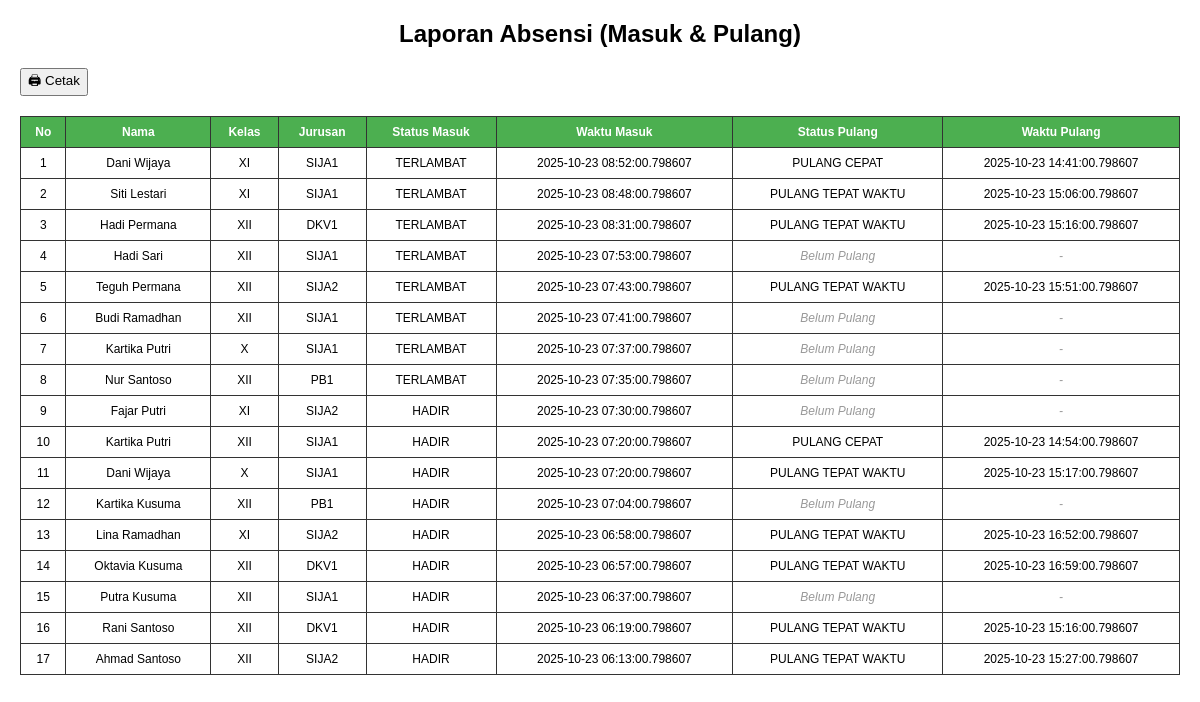
/admin/absensi/print (signed in), run on the app's committed database.
### tables this page shows
CREATE TABLE absensi (
            id INTEGER PRIMARY KEY AUTOINCREMENT,
            siswa_id INTEGER,
            nama TEXT NOT NULL,
            kelas TEXT NOT NULL,
            jurusan TEXT NOT NULL,
            latitude REAL,
            longitude REAL,
            status TEXT NOT NULL,
            waktu TIMESTAMP DEFAULT CURRENT_TIMESTAMP
        , waktu_pulang TIMESTAMP, status_pulang TEXT, latitude_pulang REAL, longitude_pulang REAL, bukti_surat TEXT, alasan_pulang TEXT);

### app.py (the view)
@app.route("/admin/absensi/print")
@login_required
def print_absensi():
    conn = sqlite3.connect(DB_NAME)
    cur = conn.cursor()
    cur.execute("""
        SELECT nama, kelas, jurusan, status, waktu,
               status_pulang, waktu_pulang
        FROM absensi
        ORDER BY waktu DESC
    """)
    absensi = cur.fetchall()
    conn.close()
    return render_template("admin/print_absensi.html", absensi=absensi)

### app.py (called while the page is built)
def login_required(f):
    from functools import wraps
    @wraps(f)
    def decorated_function(*args, **kwargs):
        if 'admin_logged_in' not in session:
            return redirect(url_for('admin_login'))
        return f(*args, **kwargs)
    return decorated_function

### templates/admin/print_absensi.html (shortened to what this page needs)
<!DOCTYPE html>
<html lang="id">
<head>
</head>
<body>
  <h2>Laporan Absensi (Masuk & Pulang)</h2>
  <button onclick="window.print()">🖨 Cetak</button>
  <table>
    <thead>
      <tr>
        <th>No</th>
        <th>Nama</th>
        <th>Kelas</th>
        <th>Jurusan</th>
        <th>Status Masuk</th>
        <th>Waktu Masuk</th>
        <th>Status Pulang</th>
        <th>Waktu Pulang</th>
      </tr>
    </thead>
    <tbody>
      {% for a in absensi %}
      <tr>
        <td>{{ loop.index }}</td>
        <td>{{ a[0] }}</td>
        <td>{{ a[1] }}</td>
        <td>{{ a[2] }}</td>
        <td>{{ a[3] }}</td>
        <td>{{ a[4] }}</td>
        <td>
          {% if a[5] %}
            {{ a[5] }}
          {% else %}
            <span class="belum-pulang">Belum Pulang</span>
          {% endif %}
        </td>
        <td>
          {% if a[6] %}
            {{ a[6] }}
          {% else %}
            <span class="belum-pulang">-</span>
          {% endif %}
        </td>
      </tr>
      {% endfor %}
    </tbody>
  </table>
</body>
</html>

### templates/admin/print_absensi.html (style rules this page uses)
body { font-family: Arial, sans-serif; margin: 20px; }
h2 { text-align: center; margin-bottom: 20px; }
table { width: 100%; border-collapse: collapse; margin-top: 20px; font-size: 12px; }
th, td { border: 1px solid #333; padding: 8px; text-align: center; }
th { background-color: #4CAF50; color: white; }
.belum-pulang { color: #999; font-style: italic; }

### data on the page
absensi: nama "Dani Wijaya", kelas "XI", jurusan "SIJA1", status "TERLAMBAT", waktu "2025-10-23 08:52:00.798607", status_pulang "PULANG CEPAT", waktu_pulang "2025-10-23 14:41:00.798607"
absensi: nama "Siti Lestari", kelas "XI", jurusan "SIJA1", status "TERLAMBAT", waktu "2025-10-23 08:48:00.798607", status_pulang "PULANG TEPAT WAKTU", waktu_pulang "2025-10-23 15:06:00.798607"
absensi: nama "Hadi Permana", kelas "XII", jurusan "DKV1", status "TERLAMBAT", waktu "2025-10-23 08:31:00.798607", status_pulang "PULANG TEPAT WAKTU", waktu_pulang "2025-10-23 15:16:00.798607"
absensi: nama "Hadi Sari", kelas "XII", jurusan "SIJA1", status "TERLAMBAT", waktu "2025-10-23 07:53:00.798607", shows "Belum Pulang"
absensi: nama "Teguh Permana", kelas "XII", jurusan "SIJA2", status "TERLAMBAT", waktu "2025-10-23 07:43:00.798607", status_pulang "PULANG TEPAT WAKTU", waktu_pulang "2025-10-23 15:51:00.798607"
absensi: nama "Budi Ramadhan", kelas "XII", jurusan "SIJA1", status "TERLAMBAT", waktu "2025-10-23 07:41:00.798607", shows "Belum Pulang"
absensi: nama "Kartika Putri", kelas "X", jurusan "SIJA1", status "TERLAMBAT", waktu "2025-10-23 07:37:00.798607", shows "Belum Pulang"
absensi: nama "Nur Santoso", kelas "XII", jurusan "PB1", status "TERLAMBAT", waktu "2025-10-23 07:35:00.798607", shows "Belum Pulang"
absensi: nama "Fajar Putri", kelas "XI", jurusan "SIJA2", status "HADIR", waktu "2025-10-23 07:30:00.798607", shows "Belum Pulang"
absensi: nama "Kartika Putri", kelas "XII", jurusan "SIJA1", status "HADIR", waktu "2025-10-23 07:20:00.798607", status_pulang "PULANG CEPAT", waktu_pulang "2025-10-23 14:54:00.798607"
absensi: nama "Dani Wijaya", kelas "X", jurusan "SIJA1", status "HADIR", waktu "2025-10-23 07:20:00.798607", status_pulang "PULANG TEPAT WAKTU", waktu_pulang "2025-10-23 15:17:00.798607"
absensi: nama "Kartika Kusuma", kelas "XII", jurusan "PB1", status "HADIR", waktu "2025-10-23 07:04:00.798607", shows "Belum Pulang"
absensi: nama "Lina Ramadhan", kelas "XI", jurusan "SIJA2", status "HADIR", waktu "2025-10-23 06:58:00.798607", status_pulang "PULANG TEPAT WAKTU", waktu_pulang "2025-10-23 16:52:00.798607"
absensi: nama "Oktavia Kusuma", kelas "XII", jurusan "DKV1", status "HADIR", waktu "2025-10-23 06:57:00.798607", status_pulang "PULANG TEPAT WAKTU", waktu_pulang "2025-10-23 16:59:00.798607"
absensi: nama "Putra Kusuma", kelas "XII", jurusan "SIJA1", status "HADIR", waktu "2025-10-23 06:37:00.798607", shows "Belum Pulang"
absensi: nama "Rani Santoso", kelas "XII", jurusan "DKV1", status "HADIR", waktu "2025-10-23 06:19:00.798607", status_pulang "PULANG TEPAT WAKTU", waktu_pulang "2025-10-23 15:16:00.798607"
absensi: nama "Ahmad Santoso", kelas "XII", jurusan "SIJA2", status "HADIR", waktu "2025-10-23 06:13:00.798607", status_pulang "PULANG TEPAT WAKTU", waktu_pulang "2025-10-23 15:27:00.798607"
